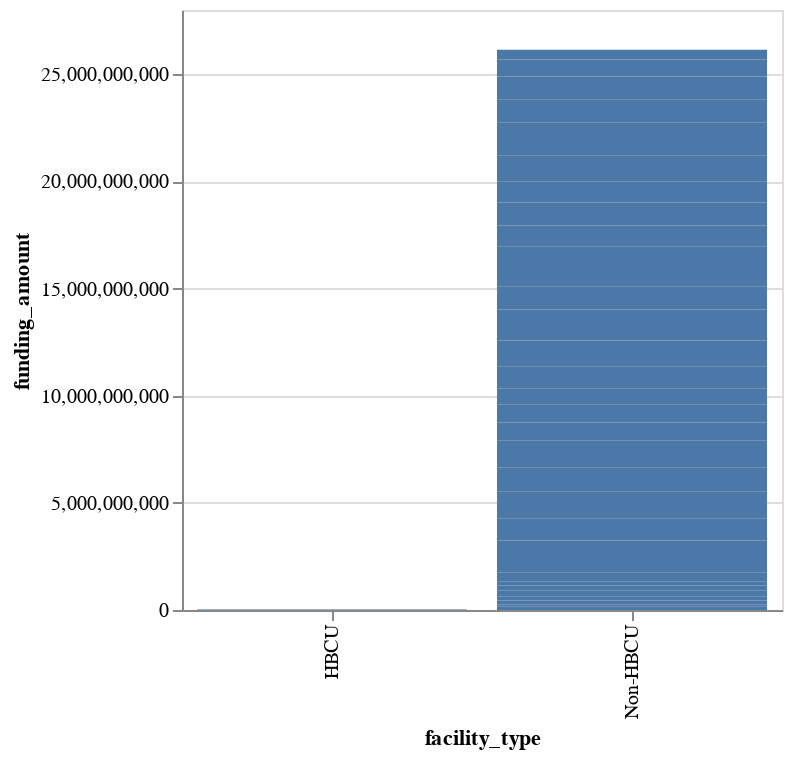

Write notebook code for a chart like this one.
### Code cell
alt.Chart(nimhFunding).mark_bar().encode(
    alt.X('facility_type:N'),
    alt.Y('funding_amount:Q')
).properties(
    width=300
)

### Figure 1 — Vega-Lite specification as saved in the notebook (floating-point values rounded to 4 significant figures)
{"config": {"view": {"continuousWidth": 400, "continuousHeight": 300}}, "data": {"name": "data-395fba9d5f760503452e6c5675f9d08e"}, "mark": "bar", "encoding": {"x": {"field": "facility_type", "type": "nominal"}, "y": {"field": "funding_amount", "type": "quantitative"}}, "width": 300, "$schema": "https://vega.github.io/schema/vega-lite/v4.17.0.json", "datasets": {"data-395fba9d5f760503452e6c5675f9d08e": [{"Year": "1990", "facility_type": "HBCU", "funding_amount": 1072000.0}, {"Year": "1990", "facility_type": "Non-HBCU", "funding_amount": 173100000.0}, {"Year": "1991", "facility_type": "Non-HBCU", "funding_amount": 100300000.0}, {"Year": "1992", "facility_type": "Non-HBCU", "funding_amount": 167800000.0}, {"Year": "1993", "facility_type": "HBCU", "funding_amount": 211000.0}, {"Year": "1993", "facility_type": "Non-HBCU", "funding_amount": 196000000.0}, {"Year": "1994", "facility_type": "Non-HBCU", "funding_amount": 255900000.0}, {"Year": "1995", "facility_type": "Non-HBCU", "funding_amount": 249600000.0}, {"Year": "1996", "facility_type": "HBCU", "funding_amount": 2966000.0}, {"Year": "1996", "facility_type": "Non-HBCU", "funding_amount": 197700000.0}, {"Year": "1997", "facility_type": "HBCU", "funding_amount": 5120000.0}, {"Year": "1997", "facility_type": "Non-HBCU", "funding_amount": 416800000.0}, {"Year": "1998", "facility_type": "HBCU", "funding_amount": 1807000.0}, {"Year": "1998", "facility_type": "Non-HBCU", "funding_amount": 574600000.0}, {"Year": "1999", "facility_type": "HBCU", "funding_amount": 4898000.0}, {"Year": "1999", "facility_type": "Non-HBCU", "funding_amount": 916700000.0}, {"Year": "2000", "facility_type": "HBCU", "funding_amount": 247300.0}, {"Year": "2000", "facility_type": "Non-HBCU", "funding_amount": 1030000000.0}, {"Year": "2001", "facility_type": "HBCU", "funding_amount": 469000.0}, {"Year": "2001", "facility_type": "Non-HBCU", "funding_amount": 1235000000.0}, {"Year": "2002", "facility_type": "HBCU", "funding_amount": 4664000.0}, {"Year": "2002", "facility_type": "Non-HBCU", "funding_amount": 1147000000.0}, {"Year": "2003", "facility_type": "Non-HBCU", "funding_amount": 1240000000.0}, {"Year": "2004", "facility_type": "HBCU", "funding_amount": 3518000.0}, {"Year": "2004", "facility_type": "Non-HBCU", "funding_amount": 848900000.0}, {"Year": "2005", "facility_type": "HBCU", "funding_amount": 2026000.0}, {"Year": "2005", "facility_type": "Non-HBCU", "funding_amount": 852600000.0}, {"Year": "2006", "facility_type": "HBCU", "funding_amount": 1472000.0}, {"Year": "2006", "facility_type": "Non-HBCU", "funding_amount": 742000000.0}, {"Year": "2007", "facility_type": "Non-HBCU", "funding_amount": 1012000000.0}, {"Year": "2008", "facility_type": "HBCU", "funding_amount": 785500.0}, {"Year": "2008", "facility_type": "Non-HBCU", "funding_amount": 1225000000.0}, {"Year": "2009", "facility_type": "HBCU", "funding_amount": 33900.0}, {"Year": "2009", "facility_type": "Non-HBCU", "funding_amount": 1437000000.0}, {"Year": "2010", "facility_type": "Non-HBCU", "funding_amount": 1063000000.0}, {"Year": "2011", "facility_type": "HBCU", "funding_amount": 2791000.0}, {"Year": "2011", "facility_type": "Non-HBCU", "funding_amount": 783300000.0}, {"Year": "2012", "facility_type": "HBCU", "funding_amount": 390000.0}, {"Year": "2012", "facility_type": "Non-HBCU", "funding_amount": 1087000000.0}, {"Year": "2013", "facility_type": "HBCU", "funding_amount": 871700.0}, {"Year": "2013", "facility_type": "Non-HBCU", "funding_amount": 990200000.0}, {"Year": "2014", "facility_type": "Non-HBCU", "funding_amount": 1071000000.0}, {"Year": "2015", "facility_type": "HBCU", "funding_amount": 146200.0}, {"Year": "2015", "facility_type": "Non-HBCU", "funding_amount": 976500000.0}, {"Year": "2016", "facility_type": "Non-HBCU", "funding_amount": 1205000000.0}, {"Year": "2017", "facility_type": "HBCU", "funding_amount": 645600.0}, {"Year": "2017", "facility_type": "Non-HBCU", "funding_amount": 1547000000.0}, {"Year": "2018", "facility_type": "HBCU", "funding_amount": 326700.0}, {"Year": "2018", "facility_type": "Non-HBCU", "funding_amount": 1066000000.0}, {"Year": "2019", "facility_type": "HBCU", "funding_amount": 442000.0}, {"Year": "2019", "facility_type": "Non-HBCU", "funding_amount": 1089000000.0}, {"Year": "2020", "facility_type": "Non-HBCU", "funding_amount": 790300000.0}, {"Year": "2021", "facility_type": "Non-HBCU", "funding_amount": 455200000.0}, {"Year": "2022", "facility_type": "Non-HBCU", "funding_amount": 260700.0}]}}
